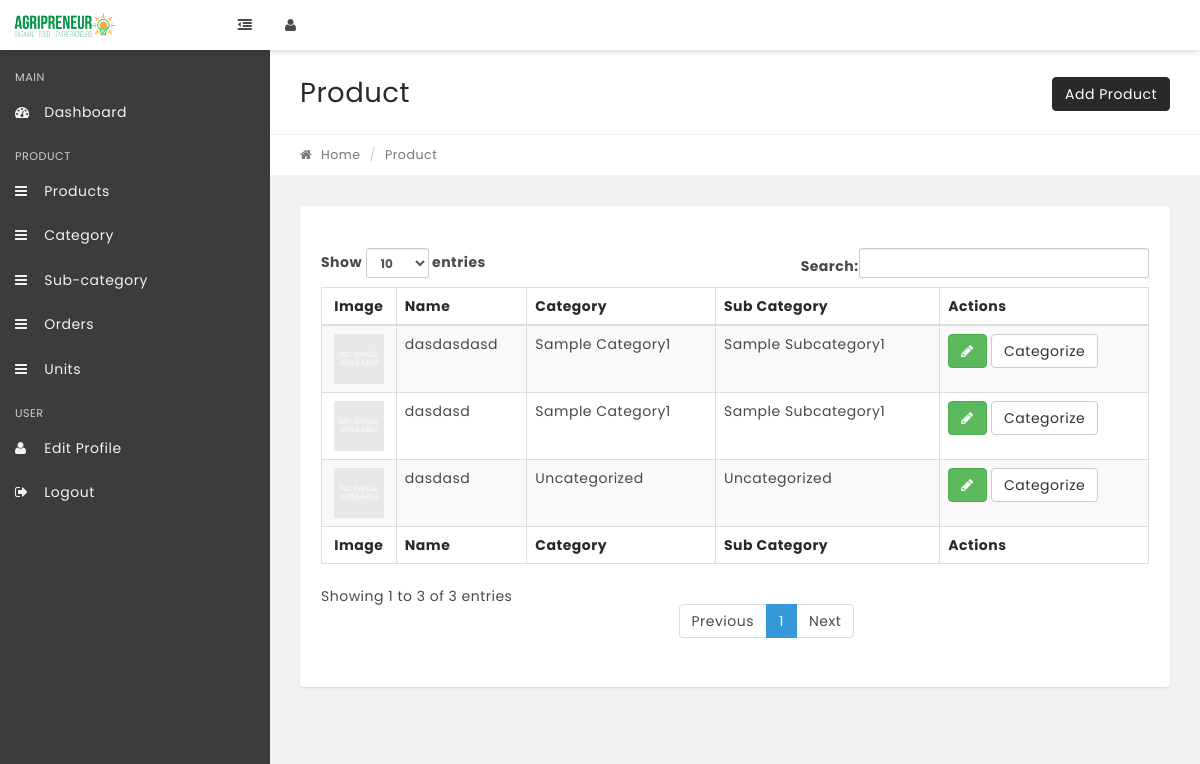
Screenshot of /index.php/admin/product with the database file from the repository.
### tables this page shows
CREATE TABLE `tbl_product_category` (
  `id` int(11) NOT NULL,
  `category_id` int(11) NOT NULL,
  `subcategory_id` int(11) NOT NULL,
  `product_id` int(11) NOT NULL,
  `timestamp_created` timestamp NOT NULL DEFAULT CURRENT_TIMESTAMP,
  `timestamp_updated` timestamp NOT NULL DEFAULT '0000-00-00 00:00:00' ON UPDATE CURRENT_TIMESTAMP
);

CREATE TABLE `tbl_products` (
  `product_id` int(11) NOT NULL,
  `user_id` int(11) NOT NULL,
  `image` varchar(255) NOT NULL,
  `name` varchar(255) NOT NULL,
  `quantity` int(11) NOT NULL,
  `unit` varchar(255) NOT NULL,
  `price` int(11) NOT NULL,
  `harvest_date` varchar(255) NOT NULL,
  `availability` varchar(255) NOT NULL,
  `description` text NOT NULL,
  `timestamp_created` timestamp NOT NULL DEFAULT CURRENT_TIMESTAMP,
  `timestamp_updated` timestamp NOT NULL DEFAULT '0000-00-00 00:00:00' ON UPDATE CURRENT_TIMESTAMP,
  `status` int(11) DEFAULT '0'
);

CREATE TABLE `tbl_category` (
  `category_id` int(11) NOT NULL,
  `category_name` varchar(255) NOT NULL,
  `category_identifier` varchar(255) NOT NULL,
  `category_status` int(11) NOT NULL,
  `timestamp_created` timestamp NOT NULL DEFAULT CURRENT_TIMESTAMP,
  `timestamp_update` timestamp NOT NULL DEFAULT '0000-00-00 00:00:00' ON UPDATE CURRENT_TIMESTAMP
);

CREATE TABLE `tbl_sub_category` (
  `subcategory_id` int(11) NOT NULL,
  `category_id` int(11) NOT NULL,
  `subcategory_name` varchar(255) NOT NULL,
  `subcategory_identifier` varchar(255) NOT NULL,
  `subcategory_status` int(11) NOT NULL,
  `timestamp_create` timestamp NOT NULL DEFAULT CURRENT_TIMESTAMP,
  `timestampe_update` timestamp NOT NULL DEFAULT '0000-00-00 00:00:00' ON UPDATE CURRENT_TIMESTAMP
);

### application/libraries/Template.php (called while the page is built, shortened)
<?php
class Template {
    var $use_template = '';
    var $use_template_file = '';
    var $template_data = array();
	var $CI;
	function __construct(){
		$this->CI =& get_instance();
	}
	function set_title($title){
		$this->template_data['title'] = $title;
	}
	function set_additional_css($css_set){
        $this->template_data['additional_css'] = $css_set;
    }
    function set_additional_js($js_set){
        $this->template_data['add_js'] = $js_set;
    }
    public function set_template($name,$file="template"){
        $this->use_template = $name;
        $this->use_template_file = $file;
    }
    public function load_sub($key,$value){
        if(is_array($key)){
            $this->template_data = $key;
        }else{
            $this->template_data[$key] = $value;
        }
    }
    public function load($path){
        $content = $this->CI->load->view($path,$this->template_data,true);
        $this->template_data["content"] = $content;
        $template_path = $this->use_template . "/" . $this->use_template_file;
        $this->CI->load->view("templates/".$template_path,$this->template_data);
    }
	public function extra_js($extra_js){
		$this->template_data['extra_js']  = $extra_js;
	}
}

### application/controllers/Admin.php (called while the page is built, shortened)
<?php
class Admin extends CI_Controller {
    function __construct(){
        $styles = array(
		);
		$js = array(
            'assets/user/js/login.js',
            'assets/user/js/user.js',
            'assets/user/js/admin.js',
		);
		$this->template->set_additional_css($styles);
		$this->template->set_additional_js($js);
        $this->template->set_title('Admin - Dashboard');
        $this->template->set_template('admin');
    }
    function product()
	{
        $extra_js = '
            $("#products").DataTable();
		';
        $this->template->extra_js($extra_js);
        $this->template->load_sub('user', $this->user_model->get_user_data($this->session->userdata('id')));
        $this->template->load_sub('products', $this->product_model->fetch_all_products());
		$this->template->load('admin/product/product');
	}
}

### index.php (called while the page is built, shortened)
<?php
require_once BASEPATH.'core/CodeIgniter.php';

### application/models/Product_model.php (called while the page is built, shortened)
<?php
class Product_model extends CI_Model {
    function fetch_all_products()
    {
        $this->db->select('*');
        $this->db->from('tbl_products');
        $this->db->join('tbl_product_category', 'tbl_product_category.product_id = tbl_products.product_id','left outer');
        $this->db->join('tbl_category', 'tbl_category.category_id = tbl_product_category.category_id','left outer');
        $this->db->join('tbl_sub_category', 'tbl_sub_category.subcategory_id = tbl_product_category.subcategory_id','left outer');
        $query = $this->db->get();
        if($query->num_rows() > 0){
            return $query->result();
         }
         return [];
    }
}

### application/views/admin/product/product.php (the view, shortened to what this page needs)
<div class="row page-title-div">
	<div class="col-md-6">
		<h2 class="title">Product</h2>
	</div>
    <div class="col-sm-6 right-side">
        <a href="<?php echo base_url(); ?>admin/product/add" class="btn bg-black" role="button">Add Product</a>
    </div>
</div>
<div class="row breadcrumb-div">
	<div class="col-md-6">
		<ul class="breadcrumb">
			<li>
				<a href="<?php echo base_url();?>/admin">
					<i class="fa fa-home"></i> Home</a>
			</li>
			<li class="active">Product</li>
		</ul>
	</div>
</div>
<section class="section">
	<div class="container-fluid">
		<div class="row">
			<div class="col-md-12">
				<div class="panel">
					<div class="panel-heading">
					</div>
					<div class="panel-body p-20">
						<table id="products" class="display table table-striped table-bordered" cellspacing="0" width="100%">
							<thead>
								<tr>
									<th class="text-center">Image</th>
									<th>Name</th>
		                            <th>Category</th>
                                    <th>Sub Category</th>
									<th>Actions</th>
								</tr>
							</thead>
							<tfoot>
								<tr>
									<th class="text-center">Image</th>
									<th>Name</th>
                                    <th>Category</th>
                                    <th>Sub Category</th>
									<th>Actions</th>
								</tr>
							</tfoot>
							<tbody>
								<?php
									foreach ($products as $product) {
										?>
									 		<tr>
												<td class="text-center">
													<img width="50"
													<?php
														if (!empty($prduct->image)) {
															?>
															src="<?php echo base_url();?>uploads/<?php echo $product->image; ?>"
															<?php
														}else{
															?>
															src="<?php echo base_url();?>uploads/no-image.jpg"
															<?php
														}
													?>
													>
												</td>
												<td><?php echo $product->name ?></td>
												<td>
													<?php
													if($product->category_name){
														echo $product->category_name;
													}else {
														echo 'Uncategorized';
													}
													?>
												</td>
                                                <td>
													<?php
													if($product->subcategory_name){
														echo $product->subcategory_name;
													}else {
														echo 'Uncategorized';
													}
													?>
												</td>
												<td>
                                                    <a href="" class="btn btn-success icon-only"><i class="fa fa-pencil"></i></a>
                                                    <a href="<?php echo base_url();?>admin/product/category/add/<?php echo $product->product_id; ?>" class="btn btn-default icon-only">Categorize</a>
                                                </td>
											</tr>
										<?php
									}
								?>
							</tbody>
						</table>
					</div>
				</div>
			</div>
		</div>
	</div>
</section>

### rows the page displays
tbl_product_category: product.name "dasdasdasd", category.category_name "Sample Category1", subcategory.subcategory_name "Sample Subcategory1"
tbl_product_category: product.name "dasdasd", category.category_name "Sample Category1", subcategory.subcategory_name "Sample Subcategory1"
tbl_products: name "dasdasd", shows "Uncategorized"
